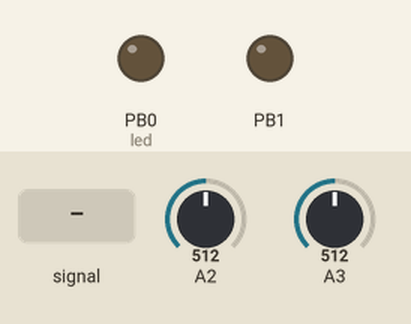
A sketch run on a simulated ATtiny85, built with avr-gcc and run on an emulated ATtiny85. Shown: output pins drawn as LEDs (lit = HIGH). Dashed ring = blinking. Inputs (shaded band) come from the test bench; at power-on: A3 = 512, A2 = 512.

Above: at 1.2 s.
1.3 s: A3 fed a 200 Hz sine of ±460 counts around its level
4.3 s: A3 set to 122
At 4.81 s:
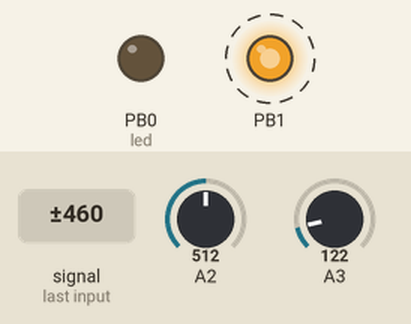
7.3 s: A3 fed a 200 Hz sine of ±81 counts around its level
At 7.97 s:
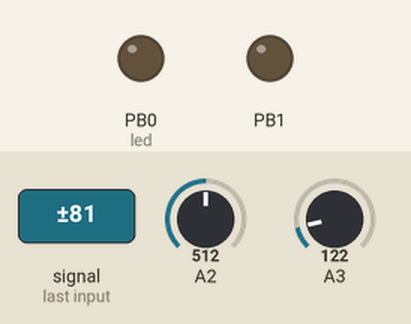
10.3 s: A2 set to 306
At 11.3 s:
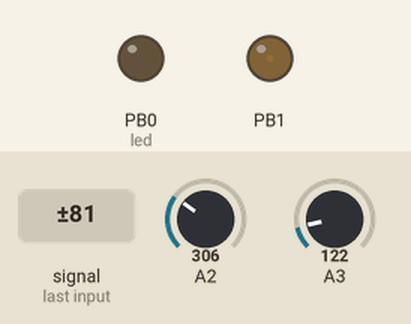
12.4 s: A2 set to 522
At 12.86 s:
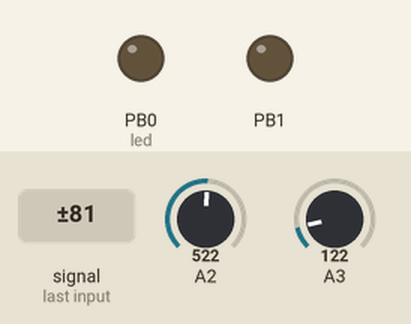
15.4 s: A3 set to 196
At 15.9 s:
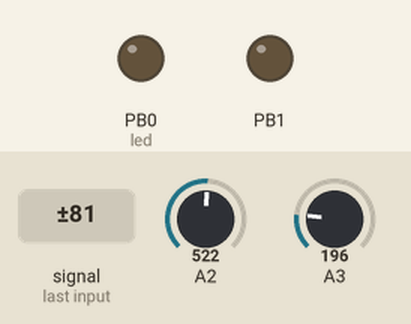
Timing chart, 0 to 17.9 s (numbered marks = the images above; inputs shaded):
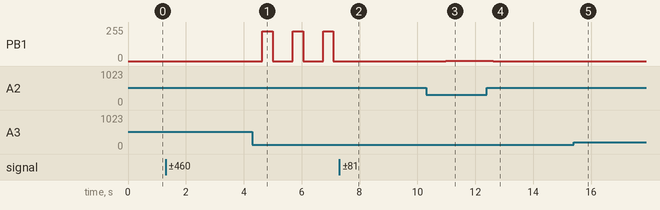

The sketch:

LEDStepUp.ino
```cpp
/*
  Need ATtiny85 hardware lib from https://github.com/damellis/attiny/archive/master.zip
  A2 = Poti
  A3 = ADC3 = PB3 = Analog Input (Current shunt 10 Ohm)
  1 = PB1 = OC1A = Transi Control Out
 */

int led = 0;
int pwmMaxVal = 159; // 100kHz
int ledCurrMaxADCval = 186; // 200mV = 20mA = 186 @ 1V1

// the setup routine runs once when you press reset:
void setup() {
  // initialize the digital pin as an output.
  pinMode(led, OUTPUT);
  pinMode(1, OUTPUT);
  analogWrite(1, LOW);

  PLLCSR = 6;
  TCCR1 = 0xe3;  // 11100011 PCK/4
  GTCCR = 0;

  OCR1C = pwmMaxVal;
}

// the loop routine runs over and over again forever:
void loop() {
  analogReference(DEFAULT);
  static long tstamp = 0;
  static int brightness = 0;
  static int updown = 0;

  if(millis() > tstamp) {
    tstamp = millis() + 1;
    int val = analogRead(A2);
    delayMicroseconds(10);
    val = analogRead(A2);
    if(val < 512) {
      // set brightness by poti when in lower half
      brightness = val/2;
    } else {
      // brightness animation when in upper half
      if(updown) {
        if(brightness < 255) {
          brightness++;
        } else {
          updown = 0;
        }
      } else {
        if(brightness > 0) {
          brightness--;
        } else {
          updown = 1;
        }
      }
    }
  }
  regulate(brightness);
  //delayMicroseconds(1);
}

// call often to adjust the PWM duty cycle to desired brightness.
// b = 0..255 (255 full brightness)
void regulate(int b) {
  static int pwmval = 0;
  analogReference(INTERNAL);
  int val = analogRead(A3); // dummy read needed after changing analogReference
  delayMicroseconds(10);
  val = analogRead(A3);
  int edge = (((long)ledCurrMaxADCval * (long)b) / 255);
  val += analogRead(A3);
  val += analogRead(A3);
  val += analogRead(A3);
  val = val / 4;

  // the regulation
  if(val < edge) {
    if(pwmval < (pwmMaxVal-20)) pwmval++;
  } else {
    if(pwmval > 0) pwmval--;
  }
  OCR1A = pwmval;
}

// for debug only, not used here
void blinkbyte(char b) {
  digitalWrite(led, HIGH);   // turn the LED on (HIGH is the voltage level)
  delay(1000);               // wait for a second
  digitalWrite(led, LOW);    // turn the LED off by making the voltage LOW
  delay(1000);               // wait for a second
  for(int i=7; i>=0; i--) {
    digitalWrite(led, HIGH);
    delay((b & (1<<i))?1000:50);
    digitalWrite(led, LOW);    // turn the LED off by making the voltage LOW
    delay(1000);               // wait for a second
  }
  delay(3000);
}
```

Measured:
- after the input at 4.3 s, PB1: alternates 223/255 for 0.36 s and 0/255 for 0.69 s, starting after 0.35 s
- after the input at 7.3 s, PB1: stops changing and stays 0/255
- after the input at 10.3 s, PB1: 0/255 → 2/255 after 0.68 s
- after the input at 12.4 s, PB1: 2/255 → 0/255 after 0.22 s
- after the input at 15.4 s, PB1: stays 0/255 (without the input it goes to 48/255 after 1.4 s)
